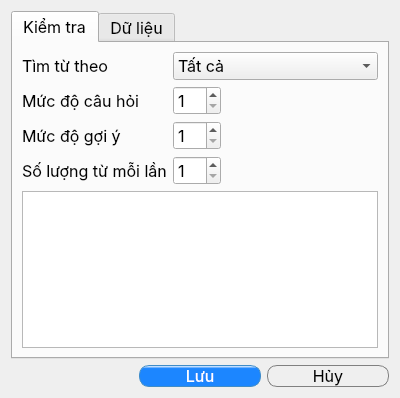
<?xml version="1.0" encoding="UTF-8"?>
<ui version="4.0">
 <class>Dialog</class>
 <widget class="QDialog" name="Dialog">
  <property name="windowModality">
   <enum>Qt::ApplicationModal</enum>
  </property>
  <property name="enabled">
   <bool>true</bool>
  </property>
  <property name="geometry">
   <rect>
    <x>0</x>
    <y>0</y>
    <width>400</width>
    <height>398</height>
   </rect>
  </property>
  <property name="font">
   <font>
    <family>SF Pro Display</family>
    <pointsize>12</pointsize>
   </font>
  </property>
  <property name="windowTitle">
   <string>Cài đặt</string>
  </property>
  <property name="windowIcon">
   <iconset resource="../../resource.qrc">
    <normaloff>:/resource/memento.ico</normaloff>:/resource/memento.ico</iconset>
  </property>
  <property name="modal">
   <bool>true</bool>
  </property>
  <layout class="QVBoxLayout" name="verticalLayout">
   <item>
    <widget class="QTabWidget" name="tab">
     <property name="currentIndex">
      <number>0</number>
     </property>
     <widget class="QWidget" name="test">
      <attribute name="title">
       <string>Kiểm tra</string>
      </attribute>
      <layout class="QGridLayout" name="gridLayout">
       <item row="1" column="2">
        <spacer name="horizontalSpacer_2">
         <property name="orientation">
          <enum>Qt::Horizontal</enum>
         </property>
         <property name="sizeHint" stdset="0">
          <size>
           <width>167</width>
           <height>20</height>
          </size>
         </property>
        </spacer>
       </item>
       <item row="4" column="2">
        <spacer name="horizontalSpacer_4">
         <property name="orientation">
          <enum>Qt::Horizontal</enum>
         </property>
         <property name="sizeHint" stdset="0">
          <size>
           <width>167</width>
           <height>20</height>
          </size>
         </property>
        </spacer>
       </item>
       <item row="2" column="0">
        <widget class="QLabel" name="label_3">
         <property name="text">
          <string>Mức độ gợi ý</string>
         </property>
        </widget>
       </item>
       <item row="0" column="1" colspan="2">
        <widget class="QComboBox" name="combobox_field">
         <item>
          <property name="text">
           <string>Tất cả</string>
          </property>
         </item>
         <item>
          <property name="text">
           <string>Thẻ</string>
          </property>
         </item>
         <item>
          <property name="text">
           <string>Thêm hôm nay</string>
          </property>
         </item>
        </widget>
       </item>
       <item row="1" column="0">
        <widget class="QLabel" name="label_2">
         <property name="text">
          <string>Mức độ câu hỏi</string>
         </property>
        </widget>
       </item>
       <item row="4" column="0">
        <widget class="QLabel" name="label_4">
         <property name="text">
          <string>Số lượng từ mỗi lần</string>
         </property>
        </widget>
       </item>
       <item row="2" column="2">
        <spacer name="horizontalSpacer_3">
         <property name="orientation">
          <enum>Qt::Horizontal</enum>
         </property>
         <property name="sizeHint" stdset="0">
          <size>
           <width>167</width>
           <height>20</height>
          </size>
         </property>
        </spacer>
       </item>
       <item row="6" column="0" colspan="3">
        <widget class="QTextBrowser" name="textBrowser"/>
       </item>
       <item row="0" column="0">
        <widget class="QLabel" name="label">
         <property name="text">
          <string>Tìm từ theo</string>
         </property>
        </widget>
       </item>
       <item row="1" column="1">
        <widget class="QSpinBox" name="spinbox_test_level">
         <property name="buttonSymbols">
          <enum>QAbstractSpinBox::UpDownArrows</enum>
         </property>
         <property name="minimum">
          <number>1</number>
         </property>
         <property name="maximum">
          <number>7</number>
         </property>
        </widget>
       </item>
       <item row="2" column="1">
        <widget class="QSpinBox" name="spinbox_hint_level">
         <property name="minimum">
          <number>1</number>
         </property>
         <property name="maximum">
          <number>4</number>
         </property>
        </widget>
       </item>
       <item row="4" column="1">
        <widget class="QSpinBox" name="spinbox_number_of_word">
         <property name="minimum">
          <number>1</number>
         </property>
         <property name="maximum">
          <number>50</number>
         </property>
        </widget>
       </item>
      </layout>
     </widget>
     <widget class="QWidget" name="data">
      <attribute name="title">
       <string>Dữ liệu</string>
      </attribute>
      <layout class="QVBoxLayout" name="verticalLayout_2">
       <item>
        <widget class="QLabel" name="label_5">
         <property name="text">
          <string>Đặt lại trình độ cho các từ:</string>
         </property>
        </widget>
       </item>
       <item>
        <layout class="QGridLayout" name="gridLayout_3">
         <item row="0" column="0">
          <spacer name="horizontalSpacer">
           <property name="orientation">
            <enum>Qt::Horizontal</enum>
           </property>
           <property name="sizeHint" stdset="0">
            <size>
             <width>13</width>
             <height>22</height>
            </size>
           </property>
          </spacer>
         </item>
         <item row="0" column="1">
          <widget class="QLabel" name="label_6">
           <property name="text">
            <string>Trình độ cũ</string>
           </property>
          </widget>
         </item>
         <item row="0" column="2">
          <widget class="QSpinBox" name="spinbox_old_level">
           <property name="maximum">
            <number>4</number>
           </property>
          </widget>
         </item>
         <item row="0" column="3">
          <spacer name="horizontalSpacer_6">
           <property name="orientation">
            <enum>Qt::Horizontal</enum>
           </property>
           <property name="sizeHint" stdset="0">
            <size>
             <width>198</width>
             <height>20</height>
            </size>
           </property>
          </spacer>
         </item>
         <item row="1" column="0">
          <spacer name="horizontalSpacer_5">
           <property name="orientation">
            <enum>Qt::Horizontal</enum>
           </property>
           <property name="sizeHint" stdset="0">
            <size>
             <width>13</width>
             <height>22</height>
            </size>
           </property>
          </spacer>
         </item>
         <item row="1" column="1">
          <widget class="QLabel" name="label_7">
           <property name="text">
            <string>Trình độ mới</string>
           </property>
          </widget>
         </item>
         <item row="1" column="2">
          <widget class="QSpinBox" name="spinbox_new_level">
           <property name="maximum">
            <number>4</number>
           </property>
          </widget>
         </item>
         <item row="1" column="3">
          <spacer name="horizontalSpacer_7">
           <property name="orientation">
            <enum>Qt::Horizontal</enum>
           </property>
           <property name="sizeHint" stdset="0">
            <size>
             <width>198</width>
             <height>20</height>
            </size>
           </property>
          </spacer>
         </item>
        </layout>
       </item>
       <item>
        <layout class="QHBoxLayout" name="horizontalLayout">
         <item>
          <spacer name="horizontalSpacer_8">
           <property name="orientation">
            <enum>Qt::Horizontal</enum>
           </property>
           <property name="sizeHint" stdset="0">
            <size>
             <width>13</width>
             <height>20</height>
            </size>
           </property>
          </spacer>
         </item>
         <item>
          <widget class="QPushButton" name="button_reset">
           <property name="font">
            <font>
             <family>Arial</family>
             <pointsize>12</pointsize>
            </font>
           </property>
           <property name="styleSheet">
            <string notr="true">QPushButton{border-radius:10px;
border:1px solid gray;
padding: 0 8px;
background-color: qlineargradient(x1: 0, y1: 0, x2: 0, y2: 1,
                                      stop: 0 #f6f7fa, stop: 1 #dadbde);
}

QPushButton:focus{
border: 1px solid #006080;
}</string>
           </property>
           <property name="text">
            <string>Đặt lại</string>
           </property>
          </widget>
         </item>
         <item>
          <spacer name="horizontalSpacer_9">
           <property name="orientation">
            <enum>Qt::Horizontal</enum>
           </property>
           <property name="sizeHint" stdset="0">
            <size>
             <width>218</width>
             <height>20</height>
            </size>
           </property>
          </spacer>
         </item>
        </layout>
       </item>
       <item>
        <spacer name="verticalSpacer">
         <property name="orientation">
          <enum>Qt::Vertical</enum>
         </property>
         <property name="sizeHint" stdset="0">
          <size>
           <width>20</width>
           <height>217</height>
          </size>
         </property>
        </spacer>
       </item>
      </layout>
     </widget>
    </widget>
   </item>
   <item>
    <layout class="QGridLayout" name="gridLayout_2">
     <item row="0" column="0">
      <widget class="QWidget" name="widget" native="true"/>
     </item>
     <item row="0" column="2">
      <widget class="QPushButton" name="button_cancel">
       <property name="toolTip">
        <string>Esc</string>
       </property>
       <property name="styleSheet">
        <string notr="true">QPushButton{border-radius:10px;
border:1px solid gray;
padding: 0 8px;
background-color: qlineargradient(x1: 0, y1: 0, x2: 0, y2: 1,
                                      stop: 0 #f6f7fa, stop: 1 #dadbde);
}

QPushButton:focus{
border: 1px solid #006080;
}</string>
       </property>
       <property name="text">
        <string>Hủy</string>
       </property>
       <property name="shortcut">
        <string>Esc</string>
       </property>
       <property name="autoDefault">
        <bool>true</bool>
       </property>
       <property name="default">
        <bool>true</bool>
       </property>
      </widget>
     </item>
     <item row="0" column="1">
      <widget class="QPushButton" name="button_save">
       <property name="toolTip">
        <string>Ctrl+S</string>
       </property>
       <property name="styleSheet">
        <string notr="true">QPushButton{border-radius:10px;
border:1px solid #3f8cc8;
padding: 0 8px;
color: rgb(255, 255, 255);
background-color: qlineargradient(spread:pad, x1:0.494, y1:0.989, x2:0.494, y2:0.011, stop:0.863158 rgba(23, 132, 255, 250), stop:1 rgba(255, 255, 255, 255));
}
QPushButton:focus{
border: 1px solid rgb(0, 255, 255);
}
QPushButton:disabled{
background-color: rgb(195, 203, 218);
border:1px solid rgb(195, 203, 218);
}</string>
       </property>
       <property name="text">
        <string>Lưu</string>
       </property>
       <property name="shortcut">
        <string>Ctrl+S</string>
       </property>
       <property name="autoDefault">
        <bool>true</bool>
       </property>
       <property name="default">
        <bool>false</bool>
       </property>
      </widget>
     </item>
    </layout>
   </item>
  </layout>
 </widget>
 <tabstops>
  <tabstop>tab</tabstop>
  <tabstop>combobox_field</tabstop>
  <tabstop>spinbox_test_level</tabstop>
  <tabstop>spinbox_hint_level</tabstop>
  <tabstop>spinbox_number_of_word</tabstop>
  <tabstop>textBrowser</tabstop>
  <tabstop>button_save</tabstop>
  <tabstop>button_cancel</tabstop>
 </tabstops>
 <resources>
  <include location="../../resource.qrc"/>
 </resources>
 <connections>
  <connection>
   <sender>label</sender>
   <signal>linkHovered(QString)</signal>
   <receiver>combobox_field</receiver>
   <slot>setCurrentText(QString)</slot>
   <hints>
    <hint type="sourcelabel">
     <x>101</x>
     <y>68</y>
    </hint>
    <hint type="destinationlabel">
     <x>142</x>
     <y>64</y>
    </hint>
   </hints>
  </connection>
  <connection>
   <sender>label_2</sender>
   <signal>linkHovered(QString)</signal>
   <receiver>spinbox_test_level</receiver>
   <slot>selectAll()</slot>
   <hints>
    <hint type="sourcelabel">
     <x>102</x>
     <y>105</y>
    </hint>
    <hint type="destinationlabel">
     <x>143</x>
     <y>105</y>
    </hint>
   </hints>
  </connection>
  <connection>
   <sender>label_3</sender>
   <signal>linkHovered(QString)</signal>
   <receiver>spinbox_hint_level</receiver>
   <slot>selectAll()</slot>
   <hints>
    <hint type="sourcelabel">
     <x>81</x>
     <y>137</y>
    </hint>
    <hint type="destinationlabel">
     <x>147</x>
     <y>140</y>
    </hint>
   </hints>
  </connection>
 </connections>
</ui>
